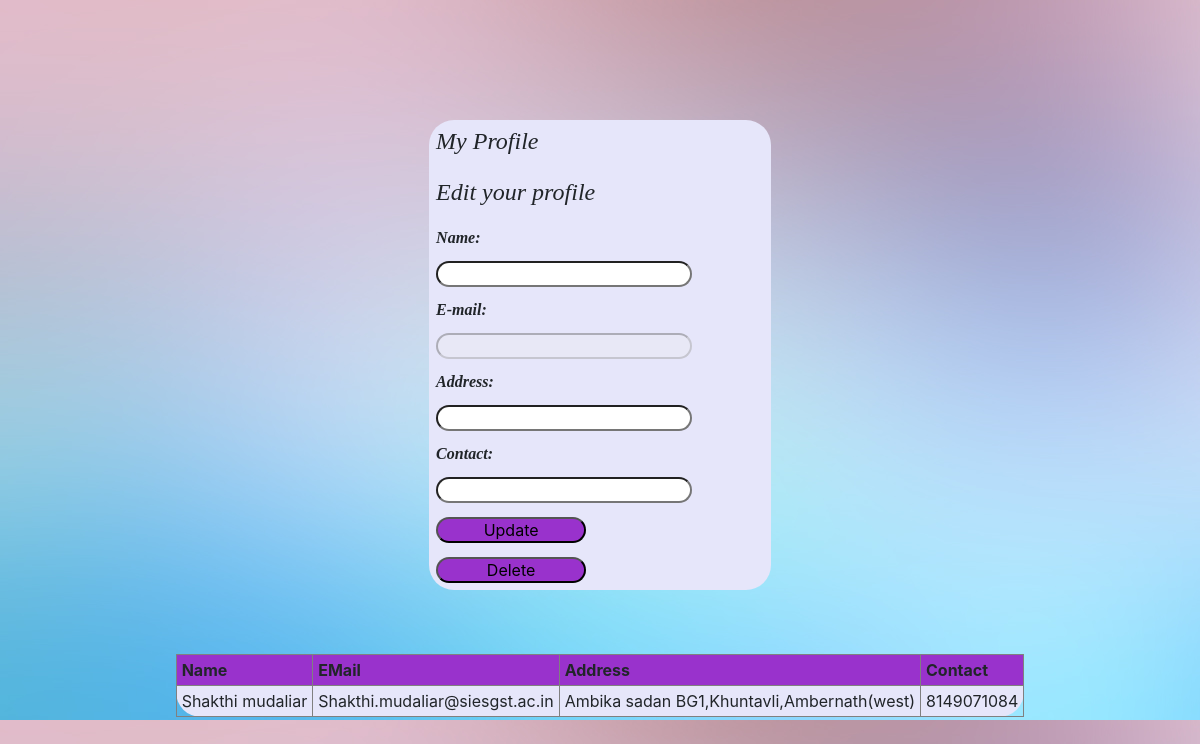
/ModifyTable2.php (signed in), run on the app's committed database.
### tables this page shows
CREATE TABLE `register` (
  `UserID` int(255) NOT NULL,
  `Name` varchar(100) NOT NULL,
  `EMail` varchar(100) NOT NULL,
  `Address` text NOT NULL,
  `Password` varchar(10) NOT NULL,
  `Type` varchar(10) NOT NULL DEFAULT 'Customer',
  `Contact` varchar(10) NOT NULL
);

### ModifyTable2.php (the view, shortened to what this page needs)
<html>
    <head>
		<link rel='stylesheet' href='https://maxcdn.bootstrapcdn.com/bootstrap/4.1.3/css/bootstrap.min.css'>
    </head>
    <body background="blurr.jpg" style="width:100%;heigh:100%;">
		<br><br><br><br><br>
        <form id='form1' action = "UpdateDeleteuser.php" method="POST">
			<table id='table_form'  align='center' cellspacing='7' cellpadding='7'>
				<tr align='center'><th align='center' class='col2' colspan='2'><h4 align='center' class="ab"><i>My Profile</i></h4></th></tr>
				<tr><th class='col2' colspan='2' align='center'><h4 align='center' class="ab"><i>Edit your profile</i></h4></th></tr>
				<tr>
                    <td class='col1'><b color="aqua"><i class="a">Name:</i></b> </td>  <td class='col2'><input class='bs' type="text" name="Name" id="Name"> </td>
                </tr>
                <tr>
                    <td class='col1'><b color="aqua"><i class="a">E-mail: </i></b></td>  <td class='col2'><input class='bs' type="E-mail" name="EMail" id="EMail" disabled> </td>
                </tr>
                <tr>
                    <td class='col1'><b color="aqua"><i class="a">Address:</i></b> </td>  <td class='col2'> <input class='bs' type='text' id='Address' name='Address'></td>
                </tr>
                <tr>
                    <td class='col1'><b color="aqua"><i class="a">Contact:</i></b> </td> <td class='col2'><input class='bs' type="int" name="Contact" id="Contact"> </td>
                </tr>
                <tr>
					<td class='col1'><input class='bs' type="submit" name="Update" value="Update"></td></tr><tr><td class='col1'> <input class='bs' type="Submit" name="Delete" value="Delete" </td>
                </tr>
            </table>
        </form>
        <?php
            $servername = "localhost";
            $username = "root";
            $password = "";
            $dbname = "mobile";
            $conn = mysqli_connect($servername, $username, $password, $dbname);
			echo "<br><br>";
            $sql = "SELECT * from register where Name='".$_SESSION['user']."'";
            $result = $conn->query($sql);
            if ($result->num_rows > 0) {
				echo "<table  align='center' id='table1' border='1' cellspacing='0' cellpadding='5'>";
				echo "<tr style='background-color:#9932CC;'>";
				echo "<th>Name</th>";
				echo "<th>EMail</th>";
				echo "<th>Address</th>";
				echo "<th>Contact</th>";
				echo "</tr>";
                while($row = $result->fetch_assoc()) {
                    echo "<tr>";
					echo "<td>" .$row["Name"]."</td>";
                    echo "<td>" .$row["EMail"]."</td>";
                    echo "<td>" .$row["Address"]. "</td>";
                    echo "<td>" .$row["Contact"]. "</td>";
                    echo "</tr>";
                }
                echo "</table>";
            } else {
                echo "0 results";
            }
        ?>
    </body>
</html>

### ModifyTable2.php (style rules this page uses)
table { background-color:#E6E6FA; border-radius: 25px; }
.bs { border-radius: 25px; }
input[type=submit] { width:150px; background-color:#9932CC; }
h4.ab { font-family:serif; }
.a { font-family:serif; }
.col1 { float:left; width:25% }
.col2 { float:left; height:20%; }

### data on the page
register: Name "Shakthi mudaliar", EMail "Shakthi.mudaliar@siesgst.ac.in", Address "Ambika sadan BG1,Khuntavli,Ambernath(west)", Contact "8149071084"
